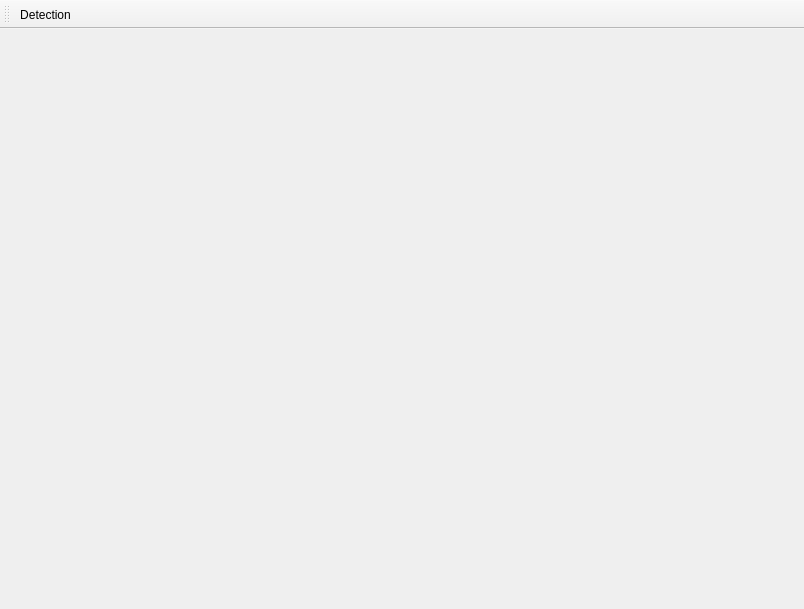
<?xml version="1.0" encoding="UTF-8"?>
<ui version="4.0">
 <class>MainWindow</class>
 <widget class="QMainWindow" name="MainWindow">
  <property name="geometry">
   <rect>
    <x>0</x>
    <y>0</y>
    <width>804</width>
    <height>609</height>
   </rect>
  </property>
  <property name="windowTitle">
   <string>DetectionLive</string>
  </property>
  <widget class="QWidget" name="centralwidget">
   <layout class="QHBoxLayout" name="horizontalLayout">
    <item>
     <widget class="QWidget" name="widgetMain" native="true"/>
    </item>
   </layout>
  </widget>
  <widget class="QToolBar" name="toolBar">
   <property name="windowTitle">
    <string>DetectionLive</string>
   </property>
   <attribute name="toolBarArea">
    <enum>TopToolBarArea</enum>
   </attribute>
   <attribute name="toolBarBreak">
    <bool>false</bool>
   </attribute>
   <addaction name="actionDetection"/>
  </widget>
  <action name="actionDetection">
   <property name="text">
    <string>Detection</string>
   </property>
   <property name="shortcut">
    <string>Ctrl+D</string>
   </property>
  </action>
 </widget>
 <resources/>
 <connections/>
</ui>
